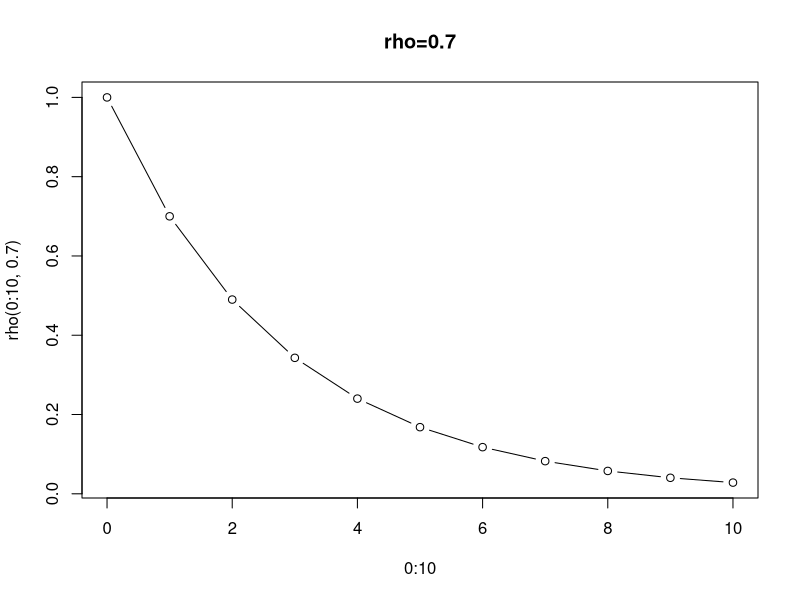
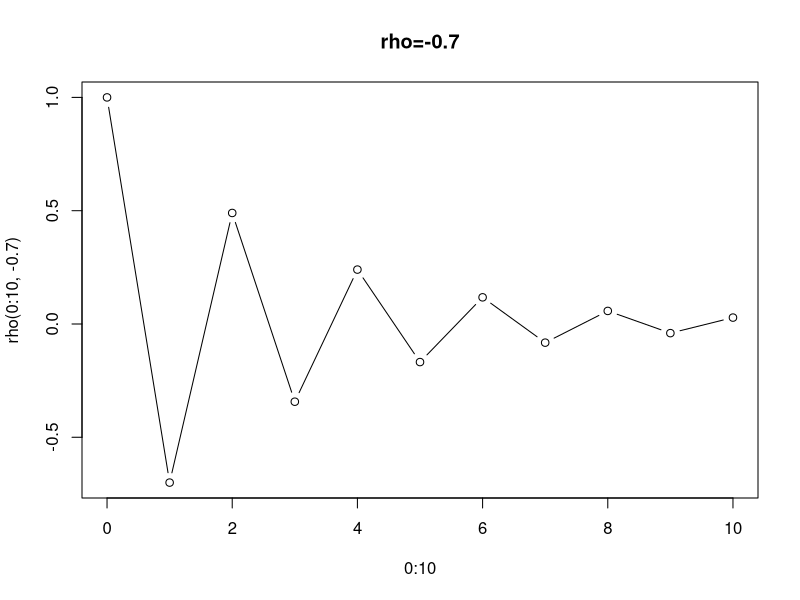

The R script that drew these images, in order:
set.seed(898)
sigma_w = 10
beta0 = 1
beta1 = 0.5
t = seq(1,500)
w <- rnorm(500,0,sigma_w)
x2 <- beta0 + beta1*t + w
cbind(t, x2, w)
summary(x2)
mean(x2)
sd(x2)

set.seed(898)
beta1 <- 0.8
x4 <- w <- rnorm(500,0,sigma_w)

for (t in 2:500) x4[t] <- w[t] + beta1*w[t-1]
summary(x4)
sd(x4)

rho <- function(k, alpha) alpha^k
plot(0:10, rho(0:10, 0.7), type = "b", main = "rho=0.7")
plot(0:10, rho(0:10, -0.7), type = "b", main = "rho=-0.7")
